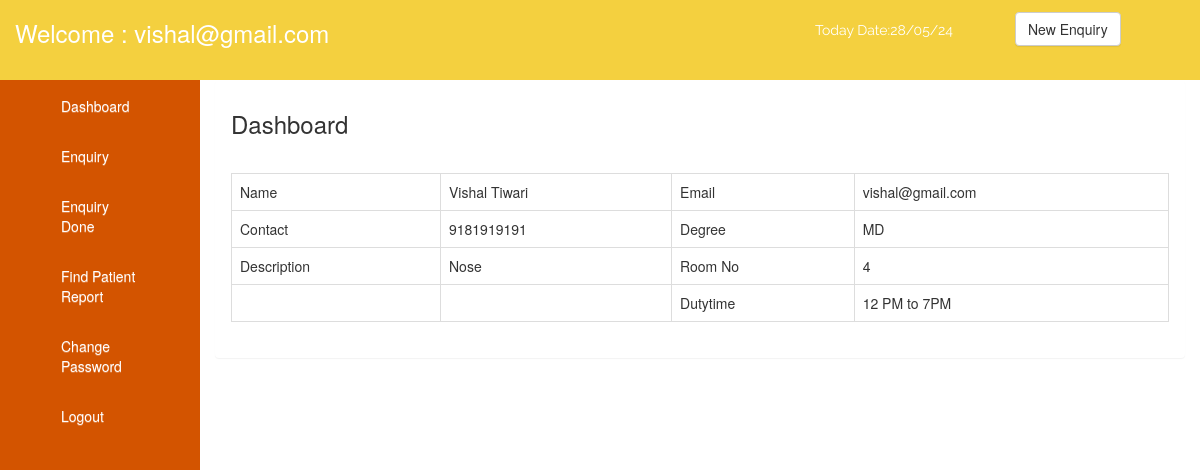
/doctor/dashboard.php (signed in), run on the app's committed database.
### tables this page shows
CREATE TABLE IF NOT EXISTS `doctor` (
  `did` int(11) NOT NULL AUTO_INCREMENT,
  `name` varchar(100) NOT NULL,
  `email` varchar(100) NOT NULL,
  `contact` varchar(100) NOT NULL,
  `degree` varchar(100) NOT NULL,
  `description` varchar(100) NOT NULL,
  `room_no` varchar(100) NOT NULL,
  `password` varchar(100) NOT NULL,
  `dutytime` varchar(100) NOT NULL,
  PRIMARY KEY (`did`),
  UNIQUE KEY `email` (`email`),
  UNIQUE KEY `contact` (`contact`)
);

### doctor/dashboard.php (the view)
<?php include('header.php'); ?>
      <?php include('sidebar.php'); ?>
       	<div class="col-md-10" id="righ_section">
       		<div class="panel">
       			<div class="panel-heading">
       				<h3>Dashboard</h3>
       			</div>
       			<div class="panel-body">
       				<?php
					 $qry ="select * from doctor where email='".$_SESSION['doctor_user']."'";
					 $ex = mysqli_query($con,$qry);
					 $rs = mysqli_fetch_array($ex);
				  ?>
      			   <table class="table table-bordered">
      			   	<tr>
      			   		<td>Name</td>
      			   		<td><?php echo $rs['name']; ?></td>
      			   		<td>Email</td>
      			   		<td><?php echo $rs['email']; ?></td>
      			   	</tr>
      			   	<tr>
      			   		<td>Contact</td>
      			   		<td><?php echo $rs['contact']; ?></td>
      			   		<td>Degree</td>
      			   		<td><?php echo $rs['degree']; ?></td>
      			   	</tr>
      			   		<tr>
      			   		<td>Description</td>
      			   		<td><?php echo $rs['description']; ?></td>
      			   		<td>Room No</td>
      			   		<td><?php echo $rs['room_no']; ?></td>
      			   	</tr>
      			   		<tr>
      			   		<td></td>
      			   		<td></td>
      			   		<td>Dutytime</td>
      			   		<td><?php echo $rs['dutytime']; ?></td>
      			   	</tr>
      			   </table>
       			</div>
       		</div>
       	</div>
<?php include('footer.php'); ?>

### data on the page
doctor: name "Vishal Tiwari", email "vishal@gmail.com", contact "9181919191", degree "MD", description "Nose", room_no "4", dutytime "12 PM to 7PM"

### other printed values
$_SESSION['doctor_user'] "vishal@gmail.com"
